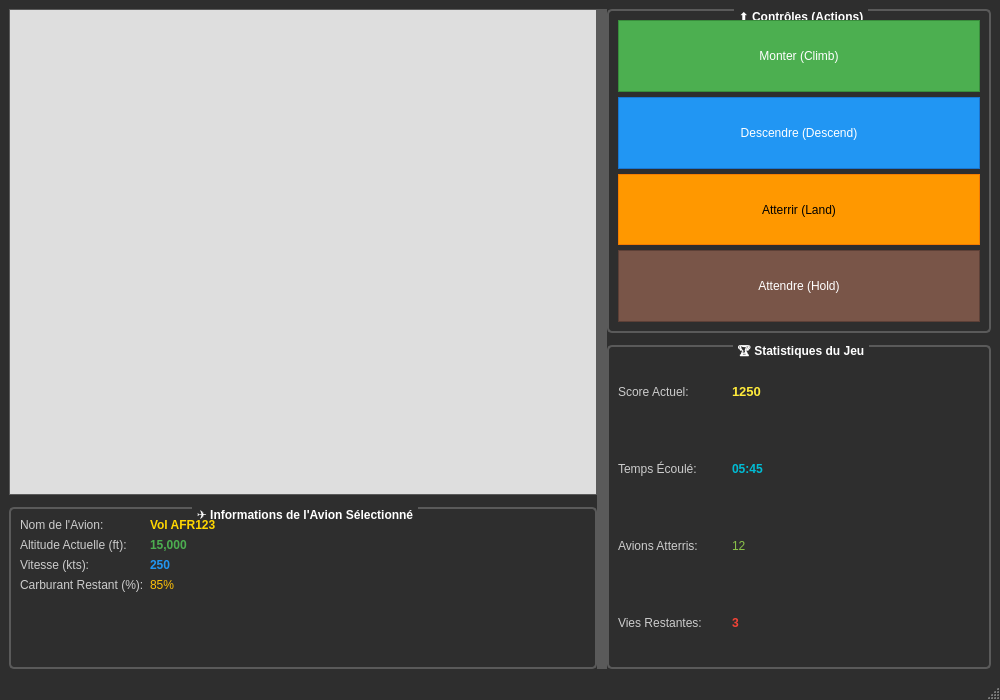
<?xml version="1.0" encoding="UTF-8"?>
<ui version="4.0">
 <class>MainWindow</class>
 <widget class="QMainWindow" name="MainWindow">
  <property name="geometry">
   <rect>
    <x>0</x>
    <y>0</y>
    <width>1000</width>
    <height>700</height>
   </rect>
  </property>
  <property name="windowTitle">
   <string>Contrôle Aérien - Tableau de Bord Coloré</string>
  </property>
  <property name="styleSheet">
   <string>/* Style général (Dark Mode) */
QMainWindow {
    background-color: #2e2e2e;
}
QWidget#centralwidget {
    background-color: #2e2e2e;
}
QGroupBox {
    border: 2px solid #5a5a5a;
    border-radius: 5px;
    margin-top: 1ex;
    font-weight: bold;
    color: #ffffff; /* Texte du titre en blanc */
}
QGroupBox::title {
    subcontrol-origin: margin;
    subcontrol-position: top center;
    padding: 0 3px;
    background-color: #2e2e2e;
}
QLabel {
    color: #cccccc; /* Texte général des labels */
}
QGraphicsView {
    background-color: #DEDEDE; /* Fond de la carte ou vue graphique */
    border: 1px solid #5a5a5a;
}
QSplitter::handle {
    background-color: #5a5a5a;
}</string>
  </property>
  <widget class="QWidget" name="centralwidget">
   <layout class="QHBoxLayout" name="horizontalLayout">
    <item>
     <widget class="QSplitter" name="mainSplitter">
      <property name="orientation">
       <enum>Qt::Horizontal</enum>
      </property>
      <property name="handleWidth">
       <number>10</number>
      </property>
      <property name="childrenCollapsible">
       <bool>false</bool>
      </property>
      <widget class="QWidget" name="leftPanel" native="true">
       <layout class="QVBoxLayout" name="verticalLayout_left">
        <property name="spacing">
         <number>12</number>
        </property>
        <property name="leftMargin">
         <number>0</number>
        </property>
        <property name="topMargin">
         <number>0</number>
        </property>
        <property name="rightMargin">
         <number>0</number>
        </property>
        <property name="bottomMargin">
         <number>0</number>
        </property>
        <item>
         <widget class="QGraphicsView" name="graphicsView">
          <property name="sizePolicy">
           <sizepolicy hsizetype="Expanding" vsizetype="Expanding">
            <horstretch>0</horstretch>
            <verstretch>3</verstretch>
           </sizepolicy>
          </property>
          <property name="frameShape">
           <enum>QFrame::StyledPanel</enum>
          </property>
          <property name="frameShadow">
           <enum>QFrame::Sunken</enum>
          </property>
          <property name="lineWidth">
           <number>1</number>
          </property>
         </widget>
        </item>
        <item>
         <widget class="QGroupBox" name="generalInfoGroup">
          <property name="sizePolicy">
           <sizepolicy hsizetype="Preferred" vsizetype="Expanding">
            <horstretch>0</horstretch>
            <verstretch>1</verstretch>
           </sizepolicy>
          </property>
          <property name="title">
           <string>✈️ Informations de l'Avion Sélectionné</string>
          </property>
          <layout class="QFormLayout" name="formLayout_info">
           <property name="fieldGrowthPolicy">
            <enum>QFormLayout::AllNonFixedFieldsGrow</enum>
           </property>
           <item row="0" column="0">
            <widget class="QLabel" name="label_airplane_name">
             <property name="text">
              <string>Nom de l'Avion:</string>
             </property>
            </widget>
           </item>
           <item row="0" column="1">
            <widget class="QLabel" name="value_airplane_name">
             <property name="font">
              <font>
               <weight>75</weight>
               <bold>true</bold>
              </font>
             </property>
             <property name="styleSheet">
              <string>color: #FFD700;</string>
             </property>
             <property name="text">
              <string>Vol AFR123</string>
             </property>
            </widget>
           </item>
           <item row="1" column="0">
            <widget class="QLabel" name="label_altitude">
             <property name="text">
              <string>Altitude Actuelle (ft):</string>
             </property>
            </widget>
           </item>
           <item row="1" column="1">
            <widget class="QLabel" name="value_altitude">
             <property name="font">
              <font>
               <weight>75</weight>
               <bold>true</bold>
              </font>
             </property>
             <property name="styleSheet">
              <string>color: #4CAF50;</string>
             </property>
             <property name="text">
              <string>15,000</string>
             </property>
            </widget>
           </item>
           <item row="2" column="0">
            <widget class="QLabel" name="label_speed">
             <property name="text">
              <string>Vitesse (kts):</string>
             </property>
            </widget>
           </item>
           <item row="2" column="1">
            <widget class="QLabel" name="value_speed">
             <property name="font">
              <font>
               <weight>75</weight>
               <bold>true</bold>
              </font>
             </property>
             <property name="styleSheet">
              <string>color: #2196F3;</string>
             </property>
             <property name="text">
              <string>250</string>
             </property>
            </widget>
           </item>
           <item row="3" column="0">
            <widget class="QLabel" name="label_fuel">
             <property name="text">
              <string>Carburant Restant (%):</string>
             </property>
            </widget>
           </item>
           <item row="3" column="1">
            <widget class="QLabel" name="value_fuel">
             <property name="styleSheet">
              <string>color: #FFC107;</string>
             </property>
             <property name="text">
              <string>85%</string>
             </property>
            </widget>
           </item>
          </layout>
         </widget>
        </item>
       </layout>
      </widget>
      <widget class="QWidget" name="rightPanel" native="true">
       <layout class="QVBoxLayout" name="verticalLayout_right">
        <property name="spacing">
         <number>12</number>
        </property>
        <property name="leftMargin">
         <number>0</number>
        </property>
        <property name="topMargin">
         <number>0</number>
        </property>
        <property name="rightMargin">
         <number>0</number>
        </property>
        <property name="bottomMargin">
         <number>0</number>
        </property>
        <item>
         <widget class="QGroupBox" name="controlsGroup">
          <property name="sizePolicy">
           <sizepolicy hsizetype="Preferred" vsizetype="Expanding">
            <horstretch>0</horstretch>
            <verstretch>1</verstretch>
           </sizepolicy>
          </property>
          <property name="title">
           <string>⬆️ Contrôles (Actions)</string>
          </property>
          <layout class="QVBoxLayout" name="verticalLayout_controls">
           <property name="spacing">
            <number>5</number>
           </property>
           <item>
            <widget class="QPushButton" name="button_climb">
             <property name="sizePolicy">
              <sizepolicy hsizetype="MinimumExpanding" vsizetype="Expanding">
               <horstretch>0</horstretch>
               <verstretch>1</verstretch>
              </sizepolicy>
             </property>
             <property name="styleSheet">
              <string>QPushButton { background-color: #4CAF50; color: white; border: 1px solid #388E3C; }
QPushButton:hover { background-color: #66BB6A; }</string>
             </property>
             <property name="text">
              <string>Monter (Climb)</string>
             </property>
            </widget>
           </item>
           <item>
            <widget class="QPushButton" name="button_descend">
             <property name="sizePolicy">
              <sizepolicy hsizetype="MinimumExpanding" vsizetype="Expanding">
               <horstretch>0</horstretch>
               <verstretch>1</verstretch>
              </sizepolicy>
             </property>
             <property name="styleSheet">
              <string>QPushButton { background-color: #2196F3; color: white; border: 1px solid #1976D2; }
QPushButton:hover { background-color: #42A5F5; }</string>
             </property>
             <property name="text">
              <string>Descendre (Descend)</string>
             </property>
            </widget>
           </item>
           <item>
            <widget class="QPushButton" name="button_land">
             <property name="sizePolicy">
              <sizepolicy hsizetype="MinimumExpanding" vsizetype="Expanding">
               <horstretch>0</horstretch>
               <verstretch>1</verstretch>
              </sizepolicy>
             </property>
             <property name="styleSheet">
              <string>QPushButton { background-color: #FF9800; color: black; border: 1px solid #F57C00; }
QPushButton:hover { background-color: #FFB74D; }</string>
             </property>
             <property name="text">
              <string>Atterrir (Land)</string>
             </property>
            </widget>
           </item>
           <item>
            <widget class="QPushButton" name="button_hold">
             <property name="sizePolicy">
              <sizepolicy hsizetype="MinimumExpanding" vsizetype="Expanding">
               <horstretch>0</horstretch>
               <verstretch>1</verstretch>
              </sizepolicy>
             </property>
             <property name="styleSheet">
              <string>QPushButton { background-color: #795548; color: white; border: 1px solid #5D4037; }
QPushButton:hover { background-color: #A1887F; }</string>
             </property>
             <property name="text">
              <string>Attendre (Hold)</string>
             </property>
            </widget>
           </item>
          </layout>
         </widget>
        </item>
        <item>
         <widget class="QGroupBox" name="statsGroup">
          <property name="sizePolicy">
           <sizepolicy hsizetype="Preferred" vsizetype="Expanding">
            <horstretch>0</horstretch>
            <verstretch>1</verstretch>
           </sizepolicy>
          </property>
          <property name="title">
           <string>🏆 Statistiques du Jeu</string>
          </property>
          <layout class="QFormLayout" name="formLayout_stats">
           <property name="fieldGrowthPolicy">
            <enum>QFormLayout::AllNonFixedFieldsGrow</enum>
           </property>
           <property name="labelAlignment">
            <set>Qt::AlignLeading|Qt::AlignLeft|Qt::AlignVCenter</set>
           </property>
           <property name="formAlignment">
            <set>Qt::AlignLeading|Qt::AlignLeft|Qt::AlignTop</set>
           </property>
           <property name="rowWrapPolicy">
            <enum>QFormLayout::DontWrapRows</enum>
           </property>
           <property name="horizontalSpacing">
            <number>30</number>
           </property>
           <property name="labelSretch">
            <number>1</number>
           </property>
           <property name="fieldStretch">
            <number>2</number>
           </property>
           <item row="0" column="0">
            <widget class="QLabel" name="stat_label_score">
             <property name="sizePolicy">
              <sizepolicy hsizetype="Preferred" vsizetype="Expanding">
               <horstretch>0</horstretch>
               <verstretch>1</verstretch>
              </sizepolicy>
             </property>
             <property name="text">
              <string>Score Actuel:</string>
             </property>
             <property name="alignment">
              <set>Qt::AlignLeading|Qt::AlignLeft|Qt::AlignVCenter</set>
             </property>
            </widget>
           </item>
           <item row="0" column="1">
            <widget class="QLabel" name="stat_value_score">
             <property name="sizePolicy">
              <sizepolicy hsizetype="Preferred" vsizetype="Expanding">
               <horstretch>0</horstretch>
               <verstretch>1</verstretch>
              </sizepolicy>
             </property>
             <property name="font">
              <font>
               <pointsize>10</pointsize>
               <weight>75</weight>
               <bold>true</bold>
              </font>
             </property>
             <property name="styleSheet">
              <string>color: #FFEB3B;</string>
             </property>
             <property name="text">
              <string>1250</string>
             </property>
             <property name="alignment">
              <set>Qt::AlignLeading|Qt::AlignLeft|Qt::AlignVCenter</set>
             </property>
            </widget>
           </item>
           <item row="1" column="0">
            <widget class="QLabel" name="stat_label_time">
             <property name="sizePolicy">
              <sizepolicy hsizetype="Preferred" vsizetype="Expanding">
               <horstretch>0</horstretch>
               <verstretch>1</verstretch>
              </sizepolicy>
             </property>
             <property name="text">
              <string>Temps Écoulé:</string>
             </property>
             <property name="alignment">
              <set>Qt::AlignLeading|Qt::AlignLeft|Qt::AlignVCenter</set>
             </property>
            </widget>
           </item>
           <item row="1" column="1">
            <widget class="QLabel" name="stat_value_time">
             <property name="sizePolicy">
              <sizepolicy hsizetype="Preferred" vsizetype="Expanding">
               <horstretch>0</horstretch>
               <verstretch>1</verstretch>
              </sizepolicy>
             </property>
             <property name="font">
              <font>
               <weight>75</weight>
               <bold>true</bold>
              </font>
             </property>
             <property name="styleSheet">
              <string>color: #00BCD4;</string>
             </property>
             <property name="text">
              <string>05:45</string>
             </property>
             <property name="alignment">
              <set>Qt::AlignLeading|Qt::AlignLeft|Qt::AlignVCenter</set>
             </property>
            </widget>
           </item>
           <item row="2" column="0">
            <widget class="QLabel" name="stat_label_landed">
             <property name="sizePolicy">
              <sizepolicy hsizetype="Preferred" vsizetype="Expanding">
               <horstretch>0</horstretch>
               <verstretch>1</verstretch>
              </sizepolicy>
             </property>
             <property name="text">
              <string>Avions Atterris:</string>
             </property>
             <property name="alignment">
              <set>Qt::AlignLeading|Qt::AlignLeft|Qt::AlignVCenter</set>
             </property>
            </widget>
           </item>
           <item row="2" column="1">
            <widget class="QLabel" name="stat_value_landed">
             <property name="sizePolicy">
              <sizepolicy hsizetype="Preferred" vsizetype="Expanding">
               <horstretch>0</horstretch>
               <verstretch>1</verstretch>
              </sizepolicy>
             </property>
             <property name="styleSheet">
              <string>color: #8BC34A;</string>
             </property>
             <property name="text">
              <string>12</string>
             </property>
             <property name="alignment">
              <set>Qt::AlignLeading|Qt::AlignLeft|Qt::AlignVCenter</set>
             </property>
            </widget>
           </item>
           <item row="3" column="0">
            <widget class="QLabel" name="stat_label_lives">
             <property name="sizePolicy">
              <sizepolicy hsizetype="Preferred" vsizetype="Expanding">
               <horstretch>0</horstretch>
               <verstretch>1</verstretch>
              </sizepolicy>
             </property>
             <property name="text">
              <string>Vies Restantes:</string>
             </property>
             <property name="alignment">
              <set>Qt::AlignLeading|Qt::AlignLeft|Qt::AlignVCenter</set>
             </property>
            </widget>
           </item>
           <item row="3" column="1">
            <widget class="QLabel" name="stat_value_lives">
             <property name="sizePolicy">
              <sizepolicy hsizetype="Preferred" vsizetype="Expanding">
               <horstretch>0</horstretch>
               <verstretch>1</verstretch>
              </sizepolicy>
             </property>
             <property name="font">
              <font>
               <weight>75</weight>
               <bold>true</bold>
              </font>
             </property>
             <property name="styleSheet">
              <string>color: #F44336; /* Rouge pour les vies restantes (critique) */</string>
             </property>
             <property name="text">
              <string>3</string>
             </property>
             <property name="alignment">
              <set>Qt::AlignLeading|Qt::AlignLeft|Qt::AlignVCenter</set>
             </property>
            </widget>
           </item>
          </layout>
         </widget>
        </item>
       </layout>
      </widget>
     </widget>
    </item>
   </layout>
  </widget>
  <widget class="QStatusBar" name="statusbar"/>
 </widget>
 <customwidgets>
  <customwidget>
   <class>QGraphicsView</class>
   <extends>QAbstractScrollArea</extends>
   <header>qgraphicsview.h</header>
  </customwidget>
 </customwidgets>
 <resources/>
 <connections/>
</ui>
